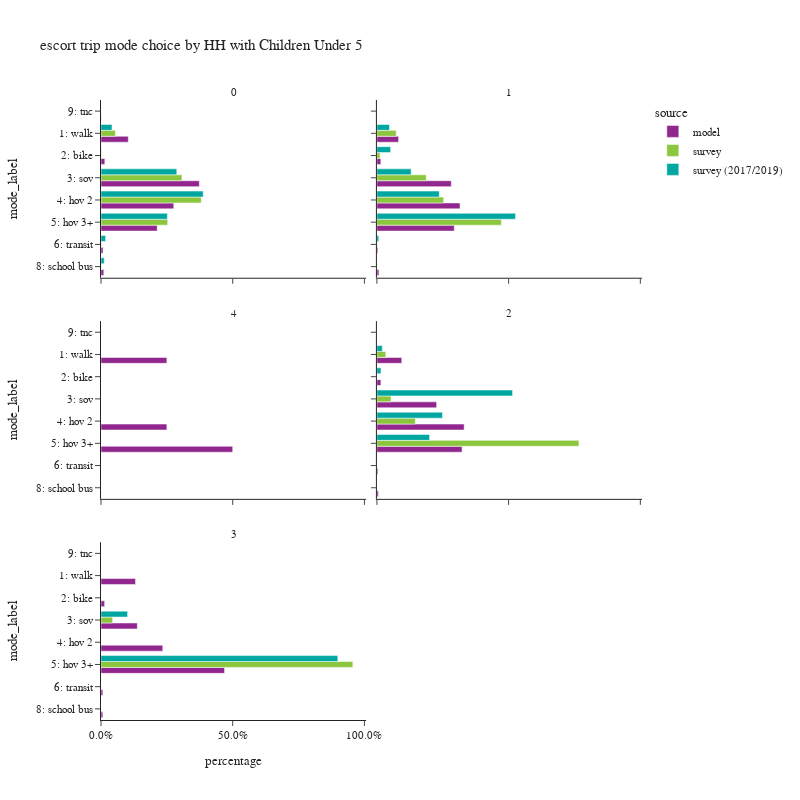

Source (notebook cell):
### Code cell
plot_mode_choice(es_trip,
                 "hhcu5",
                 {
                  "mode_label":["1: walk","2: bike","3: sov","4: hov 2","5: hov 3+","6: transit",
                                   "8: school bus","9: other–survey only"]},
                 "HH with Children Under 5",2,800)

### Figure 1 — Plotly figure (JSON) as saved in the notebook; plotly's stock layout.template omitted (floating-point values rounded to 4 significant figures)
{"data": [{"alignmentgroup": "True", "customdata": [[1443], [202], [5202], [3848], [2973], [109], [148], [9]], "hovertemplate": "source=model<br>hhcu5=0<br>percentage=%{x}<br>mode_label=%{y}<br>sample count=%{customdata[0]}<extra></extra>", "legendgroup": "model", "marker": {"color": "#91268F", "pattern": {"shape": ""}}, "name": "model", "offsetgroup": "model", "orientation": "h", "showlegend": true, "textposition": "auto", "type": "bar", "x": [0.1036, 0.0145, 0.3733, 0.2762, 0.2134, 0.007823, 0.01062, 0.0006459], "xaxis": "x5", "y": ["1: walk", "2: bike", "3: sov", "4: hov 2", "5: hov 3+", "6: transit", "8: school bus", "9: tnc"], "yaxis": "y5"}, {"alignmentgroup": "True", "customdata": [[350], [63], [1200], [1341], [1249], [15], [32], [1]], "hovertemplate": "source=model<br>hhcu5=1<br>percentage=%{x}<br>mode_label=%{y}<br>sample count=%{customdata[0]}<extra></extra>", "legendgroup": "model", "marker": {"color": "#91268F", "pattern": {"shape": ""}}, "name": "model", "offsetgroup": "model", "orientation": "h", "showlegend": false, "textposition": "auto", "type": "bar", "x": [0.08233, 0.01482, 0.2823, 0.3155, 0.2938, 0.003529, 0.007528, 0.0002352], "xaxis": "x6", "y": ["1: walk", "2: bike", "3: sov", "4: hov 2", "5: hov 3+", "6: transit", "8: school bus", "9: tnc"], "yaxis": "y6"}, {"alignmentgroup": "True", "customdata": [[1], [1], [2]], "hovertemplate": "source=model<br>hhcu5=4<br>percentage=%{x}<br>mode_label=%{y}<br>sample count=%{customdata[0]}<extra></extra>", "legendgroup": "model", "marker": {"color": "#91268F", "pattern": {"shape": ""}}, "name": "model", "offsetgroup": "model", "orientation": "h", "showlegend": false, "textposition": "auto", "type": "bar", "x": [0.25, 0.25, 0.5], "xaxis": "x3", "y": ["1: walk", "4: hov 2", "5: hov 3+"], "yaxis": "y3"}, {"alignmentgroup": "True", "customdata": [[119], [19], [286], [418], [408], [5], [7]], "hovertemplate": "source=model<br>hhcu5=2<br>percentage=%{x}<br>mode_label=%{y}<br>sample count=%{customdata[0]}<extra></extra>", "legendgroup": "model", "marker": {"color": "#91268F", "pattern": {"shape": ""}}, "name": "model", "offsetgroup": "model", "orientation": "h", "showlegend": false, "textposition": "auto", "type": "bar", "x": [0.09429, 0.01506, 0.2266, 0.3312, 0.3233, 0.003962, 0.005547], "xaxis": "x4", "y": ["1: walk", "2: bike", "3: sov", "4: hov 2", "5: hov 3+", "6: transit", "8: school bus"], "yaxis": "y4"}, {"alignmentgroup": "True", "customdata": [[19], [2], [20], [34], [68], [1], [1]], "hovertemplate": "source=model<br>hhcu5=3<br>percentage=%{x}<br>mode_label=%{y}<br>sample count=%{customdata[0]}<extra></extra>", "legendgroup": "model", "marker": {"color": "#91268F", "pattern": {"shape": ""}}, "name": "model", "offsetgroup": "model", "orientation": "h", "showlegend": false, "textposition": "auto", "type": "bar", "x": [0.131, 0.01379, 0.1379, 0.2345, 0.469, 0.006897, 0.006897], "xaxis": "x", "y": ["1: walk", "2: bike", "3: sov", "4: hov 2", "5: hov 3+", "6: transit", "8: school bus"], "yaxis": "y"}, {"alignmentgroup": "True", "customdata": [[97], [16], [336], [419], [235], [7], [2]], "hovertemplate": "source=survey<br>hhcu5=0<br>percentage=%{x}<br>mode_label=%{y}<br>sample count=%{customdata[0]}<extra></extra>", "legendgroup": "survey", "marker": {"color": "#8CC63E", "pattern": {"shape": ""}}, "name": "survey", "offsetgroup": "survey", "orientation": "h", "showlegend": true, "textposition": "auto", "type": "bar", "x": [0.05451, 0.001981, 0.3072, 0.3806, 0.2529, 0.001505, 0.001334], "xaxis": "x5", "y": ["1: walk", "2: bike", "3: sov", "4: hov 2", "5: hov 3+", "6: transit", "8: school bus"], "yaxis": "y5"}, {"alignmentgroup": "True", "customdata": [[44], [16], [58], [96], [145], [1], [2]], "hovertemplate": "source=survey<br>hhcu5=1<br>percentage=%{x}<br>mode_label=%{y}<br>sample count=%{customdata[0]}<extra></extra>", "legendgroup": "survey", "marker": {"color": "#8CC63E", "pattern": {"shape": ""}}, "name": "survey", "offsetgroup": "survey", "orientation": "h", "showlegend": false, "textposition": "auto", "type": "bar", "x": [0.07306, 0.01178, 0.1872, 0.2532, 0.4724, 0.001411, 0.0008857], "xaxis": "x6", "y": ["1: walk", "2: bike", "3: sov", "4: hov 2", "5: hov 3+", "6: transit", "8: school bus"], "yaxis": "y6"}, {"alignmentgroup": "True", "customdata": [[10], [9], [30], [58]], "hovertemplate": "source=survey<br>hhcu5=2<br>percentage=%{x}<br>mode_label=%{y}<br>sample count=%{customdata[0]}<extra></extra>", "legendgroup": "survey", "marker": {"color": "#8CC63E", "pattern": {"shape": ""}}, "name": "survey", "offsetgroup": "survey", "orientation": "h", "showlegend": false, "textposition": "auto", "type": "bar", "x": [0.03372, 0.05358, 0.1459, 0.7668], "xaxis": "x4", "y": ["1: walk", "3: sov", "4: hov 2", "5: hov 3+"], "yaxis": "y4"}, {"alignmentgroup": "True", "customdata": [[1], [22]], "hovertemplate": "source=survey<br>hhcu5=3<br>percentage=%{x}<br>mode_label=%{y}<br>sample count=%{customdata[0]}<extra></extra>", "legendgroup": "survey", "marker": {"color": "#8CC63E", "pattern": {"shape": ""}}, "name": "survey", "offsetgroup": "survey", "orientation": "h", "showlegend": false, "textposition": "auto", "type": "bar", "x": [0.04398, 0.956], "xaxis": "x", "y": ["3: sov", "5: hov 3+"], "yaxis": "y"}, {"alignmentgroup": "True", "customdata": [[108], [13], [433], [607], [314], [32], [3], [4]], "hovertemplate": "source=survey (2017/2019)<br>hhcu5=0<br>percentage=%{x}<br>mode_label=%{y}<br>sample count=%{customdata[0]}<extra></extra>", "legendgroup": "survey (2017/2019)", "marker": {"color": "#00A7A0", "pattern": {"shape": ""}}, "name": "survey (2017/2019)", "offsetgroup": "survey (2017/2019)", "orientation": "h", "showlegend": true, "textposition": "auto", "type": "bar", "x": [0.04174, 0.0007515, 0.2877, 0.3881, 0.252, 0.01744, 0.01228, 7.29e-05], "xaxis": "x5", "y": ["1: walk", "2: bike", "3: sov", "4: hov 2", "5: hov 3+", "6: transit", "8: school bus", "9: tnc"], "yaxis": "y5"}, {"alignmentgroup": "True", "customdata": [[55], [10], [105], [191], [191], [17], [1]], "hovertemplate": "source=survey (2017/2019)<br>hhcu5=1<br>percentage=%{x}<br>mode_label=%{y}<br>sample count=%{customdata[0]}<extra></extra>", "legendgroup": "survey (2017/2019)", "marker": {"color": "#00A7A0", "pattern": {"shape": ""}}, "name": "survey (2017/2019)", "offsetgroup": "survey (2017/2019)", "orientation": "h", "showlegend": false, "textposition": "auto", "type": "bar", "x": [0.04772, 0.05204, 0.1299, 0.2367, 0.5263, 0.007058, 0.0003618], "xaxis": "x6", "y": ["1: walk", "2: bike", "3: sov", "4: hov 2", "5: hov 3+", "6: transit", "8: school bus"], "yaxis": "y6"}, {"alignmentgroup": "True", "customdata": [[13], [7], [28], [45], [68], [3]], "hovertemplate": "source=survey (2017/2019)<br>hhcu5=2<br>percentage=%{x}<br>mode_label=%{y}<br>sample count=%{customdata[0]}<extra></extra>", "legendgroup": "survey (2017/2019)", "marker": {"color": "#00A7A0", "pattern": {"shape": ""}}, "name": "survey (2017/2019)", "offsetgroup": "survey (2017/2019)", "orientation": "h", "showlegend": false, "textposition": "auto", "type": "bar", "x": [0.0205, 0.01526, 0.515, 0.2488, 0.1999, 0.0005874], "xaxis": "x4", "y": ["1: walk", "2: bike", "3: sov", "4: hov 2", "5: hov 3+", "6: transit"], "yaxis": "y4"}, {"alignmentgroup": "True", "customdata": [[2], [6]], "hovertemplate": "source=survey (2017/2019)<br>hhcu5=3<br>percentage=%{x}<br>mode_label=%{y}<br>sample count=%{customdata[0]}<extra></extra>", "legendgroup": "survey (2017/2019)", "marker": {"color": "#00A7A0", "pattern": {"shape": ""}}, "name": "survey (2017/2019)", "offsetgroup": "survey (2017/2019)", "orientation": "h", "showlegend": false, "textposition": "auto", "type": "bar", "x": [0.101, 0.899], "xaxis": "x", "y": ["3: sov", "5: hov 3+"], "yaxis": "y"}], "layout": {"annotations": [{"font": {}, "showarrow": false, "text": "3", "x": 0.245, "xanchor": "center", "xref": "paper", "y": 0.2867, "yanchor": "bottom", "yref": "paper"}, {"font": {}, "showarrow": false, "text": "4", "x": 0.245, "xanchor": "center", "xref": "paper", "y": 0.6433, "yanchor": "bottom", "yref": "paper"}, {"font": {}, "showarrow": false, "text": "2", "x": 0.755, "xanchor": "center", "xref": "paper", "y": 0.6433, "yanchor": "bottom", "yref": "paper"}, {"font": {}, "showarrow": false, "text": "0", "x": 0.245, "xanchor": "center", "xref": "paper", "y": 1.0, "yanchor": "bottom", "yref": "paper"}, {"font": {}, "showarrow": false, "text": "1", "x": 0.755, "xanchor": "center", "xref": "paper", "y": 1.0, "yanchor": "bottom", "yref": "paper"}], "barmode": "group", "height": 800, "legend": {"title": {"text": "source"}, "tracegroupgap": 0}, "title": {"text": "escort trip mode choice by HH with Children Under 5"}, "width": 800, "xaxis": {"anchor": "y", "domain": [0.0, 0.49], "tickformat": ".1%", "title": {"text": "percentage"}}, "xaxis2": {"anchor": "y2", "domain": [0.51, 1.0], "matches": "x", "tickformat": ".1%", "title": {"text": "percentage"}}, "xaxis3": {"anchor": "y3", "domain": [0.0, 0.49], "matches": "x", "showticklabels": false, "tickformat": ".1%"}, "xaxis4": {"anchor": "y4", "domain": [0.51, 1.0], "matches": "x", "showticklabels": false, "tickformat": ".1%"}, "xaxis5": {"anchor": "y5", "domain": [0.0, 0.49], "matches": "x", "showticklabels": false, "tickformat": ".1%"}, "xaxis6": {"anchor": "y6", "domain": [0.51, 1.0], "matches": "x", "showticklabels": false, "tickformat": ".1%"}, "yaxis": {"anchor": "x", "categoryarray": ["9: other–survey only", "8: school bus", "6: transit", "5: hov 3+", "4: hov 2", "3: sov", "2: bike", "1: walk"], "categoryorder": "array", "domain": [0.0, 0.2867], "title": {"text": "mode_label"}}, "yaxis2": {"anchor": "x2", "domain": [0.0, 0.2867], "matches": "y", "showticklabels": false}, "yaxis3": {"anchor": "x3", "categoryarray": ["9: other–survey only", "8: school bus", "6: transit", "5: hov 3+", "4: hov 2", "3: sov", "2: bike", "1: walk"], "categoryorder": "array", "domain": [0.3567, 0.6433], "matches": "y", "title": {"text": "mode_label"}}, "yaxis4": {"anchor": "x4", "domain": [0.3567, 0.6433], "matches": "y", "showticklabels": false}, "yaxis5": {"anchor": "x5", "categoryarray": ["9: other–survey only", "8: school bus", "6: transit", "5: hov 3+", "4: hov 2", "3: sov", "2: bike", "1: walk"], "categoryorder": "array", "domain": [0.7133, 1.0], "matches": "y", "title": {"text": "mode_label"}}, "yaxis6": {"anchor": "x6", "domain": [0.7133, 1.0], "matches": "y", "showticklabels": false}}}
